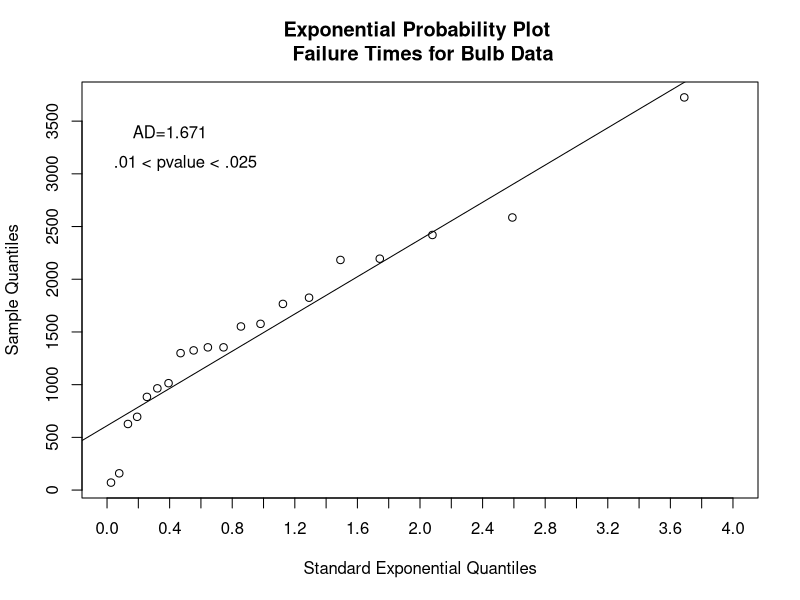

Recreate this plot in R.
# ~longneck/meth1/gofexp.s
# The following program computes the Kolmogorov-Smirnov, Cramer-von Mises,
# and Anderson-Darling Statistics for testing goodness of the fit of an 
# Exponential Distribution with unspecified parameter. 
# This example is involves the time to failure of n=20 light bulbs:
#
w <- c(1354,1552,1766,1325,2183,1354,1299,627,695,2586,
2420,71,2195,1825,159,1577,3725,884,1014,965)
n <- 20
lam <- mean(w) 
w <- sort(w)
z <- 1-exp(-w/lam)   #computes F0(X(i))
i <- seq(1,n,1)

# K-S Computations:
d1 <- i/n - z
dp <- max(d1) 
d2 <- z - (i - 1)/n
dm <- max(d2)
KS <- max(dp,dm)

KS <- (KS-.2/n)*(sqrt(n)+.26+.5/sqrt(n)) 

# Cramer-von Mises Computations:
wi <- (z-(2*i-1)/(2*n))^2
s <- sum(wi)
cvm <- s + 1/(12*n) 
CvM <- cvm*(1+.16/n) 

# Anderson-Darling Computations:

a1i <- (2*i-1)*log(z)
a2i <- (2*n+1-2*i)*log(1-z)
s1 <- sum(a1i)
s2 <- sum(a2i)
AD <- -n-(1/n)*(s1+s2) 

AD <- AD*(1+.6/n) 

# Exponential Probability Plot

#postscript("u:/meth1/Rfiles/gofexp_bs2.ps",height=8,horizontal=F)

w <- sort(w)
j <- (i-.5)/n
quexp <- -log(1-j)
expQ1 <- -log(1-.25)
expQ3 <- -log(1-.75)
yQ1<- quantile(w,.25)
yQ3<- quantile(w,.75)
S<- (yQ3-yQ1)/(expQ3-expQ1)
I<- -S*expQ1+yQ1

plot(quexp,w,xlab="Standard Exponential Quantiles",ylab="Sample Quantiles",
     xlim=c(0,4.0),lab=c(15,12,7))
title("Exponential Probability Plot \n Failure Times for Bulb Data",cex=.8)
#abline(I,S)
reg <- lm(w~quexp)
summary(reg)
abline(610.99,883.02)
text(0.4,3400,"AD=1.671")
text(0.5,3100,".01 < pvalue < .025")


#graphics.off()
